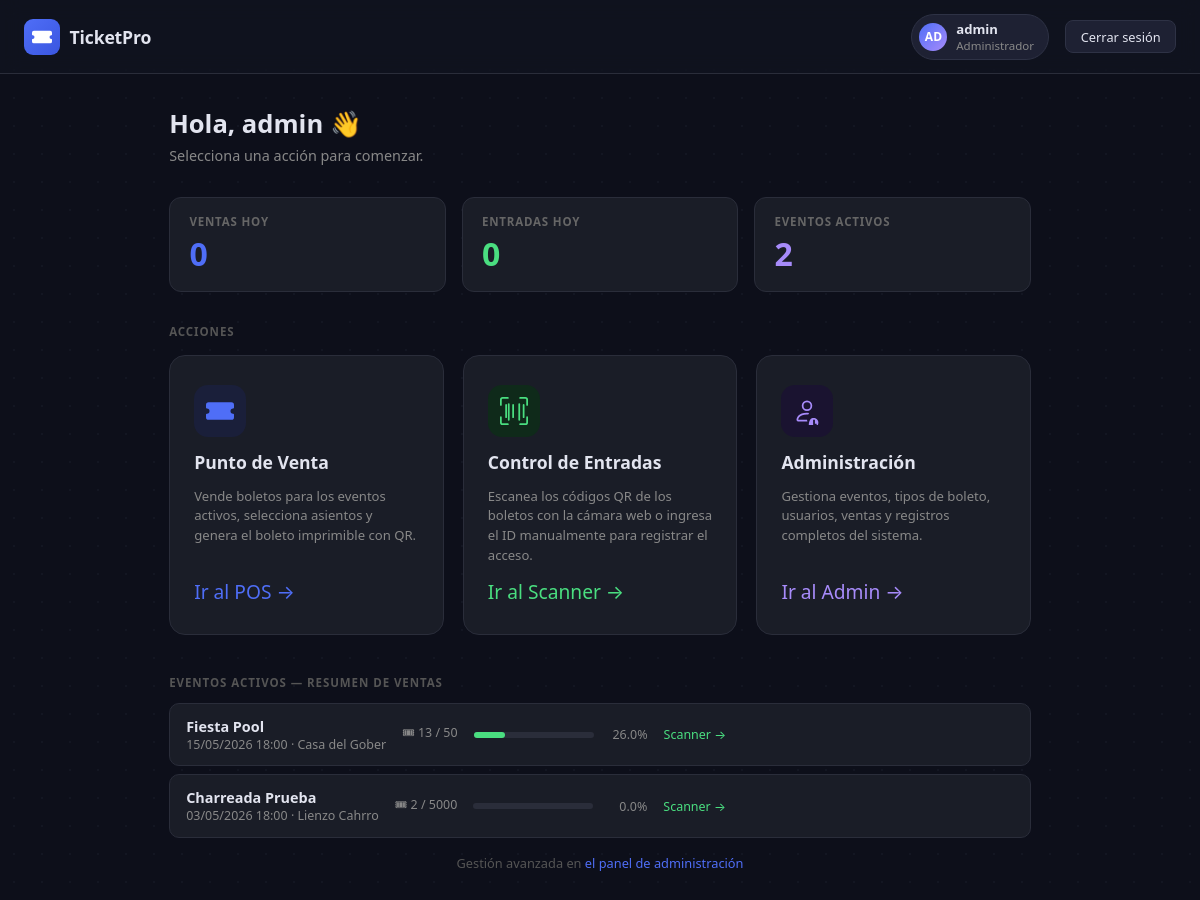
The page /dashboard/ (signed in) on the database its author committed.
### evente/models.py (models this page shows, shortened)
class Event(models.Model):
    name = models.CharField(max_length=200, verbose_name='Nombre')
    description = models.TextField(blank=True, verbose_name='Descripción')
    date = models.DateTimeField(verbose_name='Fecha y hora')
    venue = models.CharField(max_length=200, verbose_name='Lugar')
    total_capacity = models.PositiveIntegerField(verbose_name='Capacidad total')
    is_active = models.BooleanField(default=True, verbose_name='Activo')
    created_at = models.DateTimeField(auto_now_add=True)
    class Meta:
        verbose_name = 'Evento'
        verbose_name_plural = 'Eventos'
        ordering = ['-date']
    @property
    def tickets_sold(self):
        return sum(tt.sold_quantity for tt in self.ticket_types.all())
    @property
    def sold_percentage(self):
        if self.total_capacity == 0:
            return 0
        return round((self.tickets_sold / self.total_capacity) * 100, 1)

### accounts/views.py (the view)
# urls.py: path('dashboard/', views.dashboard,                 name='dashboard'),
@login_required
def dashboard(request):
    today = timezone.now().date()
    active_events = Event.objects.filter(is_active=True).prefetch_related('ticket_types')
    sales_today = Sale.objects.filter(sale_date__date=today).count()
    entries_today = TicketEntry.objects.filter(entered_at__date=today).count()
    total_events = active_events.count()
    events_summary = []
    for event in active_events[:5]:
        sold = sum(tt.sold_quantity for tt in event.ticket_types.all())
        entries = TicketEntry.objects.filter(ticket__sale__event=event).count()
        events_summary.append({
            'event': event,
            'sold': sold,
            'entries': entries,
            'pct': round((event.sold_percentage), 1),
        })
    return render(request, 'accounts/dashboard.html', {
        'user': request.user,
        'sales_today': sales_today,
        'entries_today': entries_today,
        'total_events': total_events,
        'events_summary': events_summary,
    })

### accounts/templates/accounts/dashboard.html (shortened to what this page needs)
<!DOCTYPE html>
<html lang="es">
<head>
</head>
<body>
<div class="topbar">
  <div class="brand">
    <div class="brand-icon">
    </div>
    <span class="brand-name">TicketPro</span>
  </div>
  <div class="user-chip">
    <div class="user-avatar">{{ user.username|slice:":2" }}</div>
    <div>
      <div class="user-name">{{ user.get_full_name|default:user.username }}</div>
      <div class="user-role">{% if user.is_staff %}Administrador{% else %}Operador{% endif %}</div>
    </div>
  </div>
  <a href="{% url 'accounts:logout' %}" class="btn-logout">Cerrar sesión</a>
</div>
<div class="page">
  <div class="greeting">
    <h1>Hola, {{ user.get_full_name|default:user.username }} 👋</h1>
    <p>Selecciona una acción para comenzar.</p>
  </div>
  <div class="stats-row">
    <div class="stat-card">
      <div class="lbl">Ventas hoy</div>
      <div class="val" style="color:#4f6ef7;">{{ sales_today }}</div>
    </div>
    <div class="stat-card">
      <div class="lbl">Entradas hoy</div>
      <div class="val" style="color:#4ade80;">{{ entries_today }}</div>
    </div>
    <div class="stat-card">
      <div class="lbl">Eventos activos</div>
      <div class="val" style="color:#a78bfa;">{{ total_events }}</div>
    </div>
  </div>
  <div class="actions-title">Acciones</div>
  <div class="action-grid">
    <a href="/pos/" class="action-card accent-blue">
      <div class="action-icon">
      </div>
      <h3>Punto de Venta</h3>
      <p>Vende boletos para los eventos activos, selecciona asientos y genera el boleto imprimible con QR.</p>
      <div class="action-arrow">Ir al POS →</div>
    </a>
    <a href="/scanner/" class="action-card accent-green">
      <div class="action-icon">
      </div>
      <h3>Control de Entradas</h3>
      <p>Escanea los códigos QR de los boletos con la cámara web o ingresa el ID manualmente para registrar el acceso.</p>
      <div class="action-arrow">Ir al Scanner →</div>
    </a>
    {% if user.is_staff %}
    <a href="/admin/" class="action-card accent-purple">
      <div class="action-icon">
      </div>
      <h3>Administración</h3>
      <p>Gestiona eventos, tipos de boleto, usuarios, ventas y registros completos del sistema.</p>
      <div class="action-arrow">Ir al Admin →</div>
    </a>
    {% endif %}
  </div>
  {% if events_summary %}
  <div class="events-title">Eventos activos — resumen de ventas</div>
  {% for ed in events_summary %}
  <div class="event-row">
    <div>
      <div class="ev-name">{{ ed.event.name }}</div>
      <div class="ev-date">{{ ed.event.date|date:"d/m/Y H:i" }} · {{ ed.event.venue }}</div>
    </div>
    <div style="font-size:.78rem;color:#888;">
      🎟 {{ ed.sold }} / {{ ed.event.total_capacity }}
    </div>
    <div class="ev-bar-wrap">
      <div class="ev-bar-track">
        <div class="ev-bar-fill {% if ed.pct >= 90 %}bg-danger{% elif ed.pct >= 60 %}bg-warning{% else %}bg-success{% endif %}"
             style="width:{{ ed.pct }}%;background:{% if ed.pct >= 90 %}#f87171{% elif ed.pct >= 60 %}#facc15{% else %}#4ade80{% endif %}">
        </div>
      </div>
    </div>
    <div class="ev-pct">{{ ed.pct }}%</div>
    <a href="/scanner/{{ ed.event.pk }}/"
       style="font-size:.78rem;color:#4ade80;text-decoration:none;white-space:nowrap;">
      Scanner →
    </a>
  </div>
  {% endfor %}
  {% endif %}
  {% if user.is_staff %}
  <p class="admin-link">
    Gestión avanzada en <a href="/admin/">el panel de administración</a>
  </p>
  {% endif %}
</div>
</body>
</html>

### accounts/templates/accounts/dashboard.html (style rules this page uses)
*, *::before, *::after { box-sizing: border-box; margin: 0; padding: 0; }
body { min-height: 100vh; background: #0d0f1a; font-family: system-ui, -apple-system, sans-serif; color: #e2e4ef; }
body::before { content: ''; position: fixed; inset: 0; background-image: radial-gradient(circle, #2a2d3a 1px, transparent 1px); background-size: 28px 28px; opacity: .25; pointer-events: none; }
.topbar { position: relative; background: #13162280; backdrop-filter: blur(10px); border-bottom: 1px solid #2a2d3a; padding: .85rem 1.5rem; display: flex; align-items: center; gap: 1rem; }
.brand { display: flex; align-items: center; gap: .6rem; }
.brand-icon { width: 36px; height: 36px; background: linear-gradient(135deg, #4f6ef7, #3a56e0); border-radius: 9px; display: flex; align-items: center; justify-content: center; }
.brand-name { font-weight: 800; font-size: 1.1rem; letter-spacing: -.01em; }
.user-chip { display: flex; align-items: center; gap: .55rem; background: #1e2133; border: 1px solid #2e3245; border-radius: 50px; padding: .35rem .9rem .35rem .45rem; font-size: .82rem; }
.user-avatar { width: 28px; height: 28px; background: linear-gradient(135deg, #4f6ef7, #a78bfa); border-radius: 50%; display: flex; align-items: center; justify-content: center; font-weight: 700; font-size: .75rem; color: #fff; text-transform: uppercase; }
.user-name { font-weight: 600; }
.user-role { color: #888; font-size: .72rem; }
.btn-logout { background: #1e2133; border: 1px solid #2e3245; border-radius: 8px; color: #e2e4ef; padding: .4rem .9rem; font-size: .8rem; cursor: pointer; text-decoration: none; transition: background .15s, border-color .15s; }
.page { position: relative; max-width: 900px; margin: 0 auto; padding: 2rem 1.2rem; }
.greeting { margin-bottom: 2rem; }
.greeting h1 { font-size: 1.6rem; font-weight: 800; }
.greeting p { color: #888; margin-top: .3rem; font-size: .9rem; }
.stats-row { display: flex; gap: 1rem; margin-bottom: 2rem; flex-wrap: wrap; }
.stat-card { flex: 1; min-width: 130px; background: #1a1d27; border: 1px solid #2a2d3a; border-radius: 12px; padding: 1rem 1.2rem; }
.stat-card .lbl { font-size: .72rem; text-transform: uppercase; letter-spacing: .07em; color: #666; font-weight: 600; }
.stat-card .val { font-size: 2rem; font-weight: 800; margin-top: .2rem; }
.actions-title { font-size: .72rem; text-transform: uppercase; letter-spacing: .08em; color: #555; font-weight: 600; margin-bottom: 1rem; }
.action-grid { display: grid; grid-template-columns: repeat(auto-fit, minmax(260px, 1fr)); gap: 1.2rem; margin-bottom: 2.5rem; }
.action-card { background: #1a1d27; border: 1px solid #2a2d3a; border-radius: 16px; padding: 1.8rem 1.5rem; text-decoration: none; color: inherit; transition: border-color .2s, transform .15s, box-shadow .2s; display: flex; flex-direction: column; gap: .8rem; }
.action-icon { width: 52px; height: 52px; border-radius: 14px; display: flex; align-items: center; justify-content: center; background: var(--accent-bg); }
.action-card h3 { font-size: 1.1rem; font-weight: 700; }
.action-card p { font-size: .82rem; color: #888; line-height: 1.5; }
.action-arrow { color: var(--accent); font-size: 1.2rem; margin-top: auto; }
.accent-blue { --accent: #4f6ef7; --accent-bg: #1a1f3a; }
.accent-green { --accent: #4ade80; --accent-bg: #0f2a1a; }
.accent-purple { --accent: #a78bfa; --accent-bg: #1a1330; }
.events-title { font-size: .72rem; text-transform: uppercase; letter-spacing: .08em; color: #555; font-weight: 600; margin-bottom: .8rem; }
.event-row { display: flex; align-items: center; gap: 1rem; background: #1a1d27; border: 1px solid #2a2d3a; border-radius: 10px; padding: .8rem 1rem; margin-bottom: .5rem; flex-wrap: wrap; }
.event-row .ev-name { font-weight: 600; font-size: .9rem; flex: 1; min-width: 150px; }
.event-row .ev-date { color: #888; font-size: .78rem; }
.ev-bar-wrap { width: 120px; }
.ev-bar-track { background: #2a2d3a; border-radius: 4px; height: 6px; }
.ev-bar-fill { border-radius: 4px; height: 6px; }
.ev-pct { font-size: .78rem; color: #888; width: 38px; text-align: right; }
.admin-link { margin-top: 1rem; font-size: .8rem; color: #555; text-align: center; }
.admin-link a { color: #4f6ef7; text-decoration: none; }

### rows shown on the page
Event: event.name "Fiesta Pool", event "15/05/2026 18:00", event.venue "Casa del Gober", sold "13", event.total_capacity "50", pct "26.0"
Event: event.name "Charreada Prueba", event "03/05/2026 18:00", event.venue "Lienzo Cahrro", sold "2", event.total_capacity "5000", pct "0.0"

### other values the page prints
{{ user.username|slice:":2" }} "AD"
{{ user.get_full_name|default:user.username }} "admin"
{{ sales_today }} "0"
{{ entries_today }} "0"
{{ total_events }} "2"
